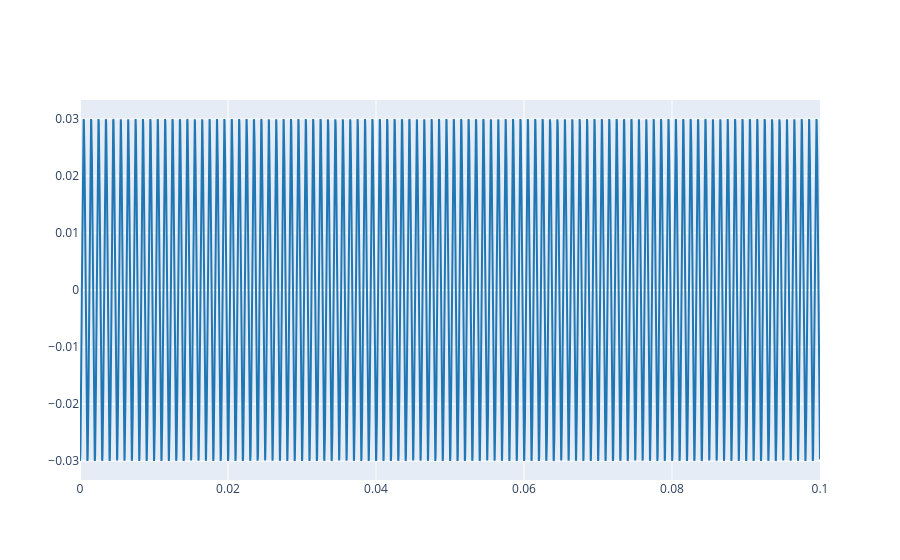

Here is the notebook cell this chart was saved with:
### Markdown cell above
2.1. Define a complex exponential with the same parameters that those from Lab 1 (Ex 3.1) and plot the real part.

### Code cell
A = 0.03
f0 = 1000
fs = 44100
phi = np.pi
t = np.arange(0, .1, 1.0/fs)
x = A * np.exp(1j*(2*f0*np.pi*t + phi))

# Codi per representar només la part real
plot_signals([np.real(x)], fs, name=['real part'])

### Figure 1 — Plotly figure (JSON) as saved in the notebook; plotly's stock layout.template omitted (floating-point values rounded to 4 significant figures; data arrays with more than 128 entries replaced by an {"elided": "..."} marker saying what was removed)
{"data": [{"line": {"color": "#1f77b4", "shape": "linear"}, "mode": "lines", "name": "real part", "type": "scatter", "x": {"elided": "4410 float values"}, "y": {"elided": "4410 float values"}}], "layout": {}}
